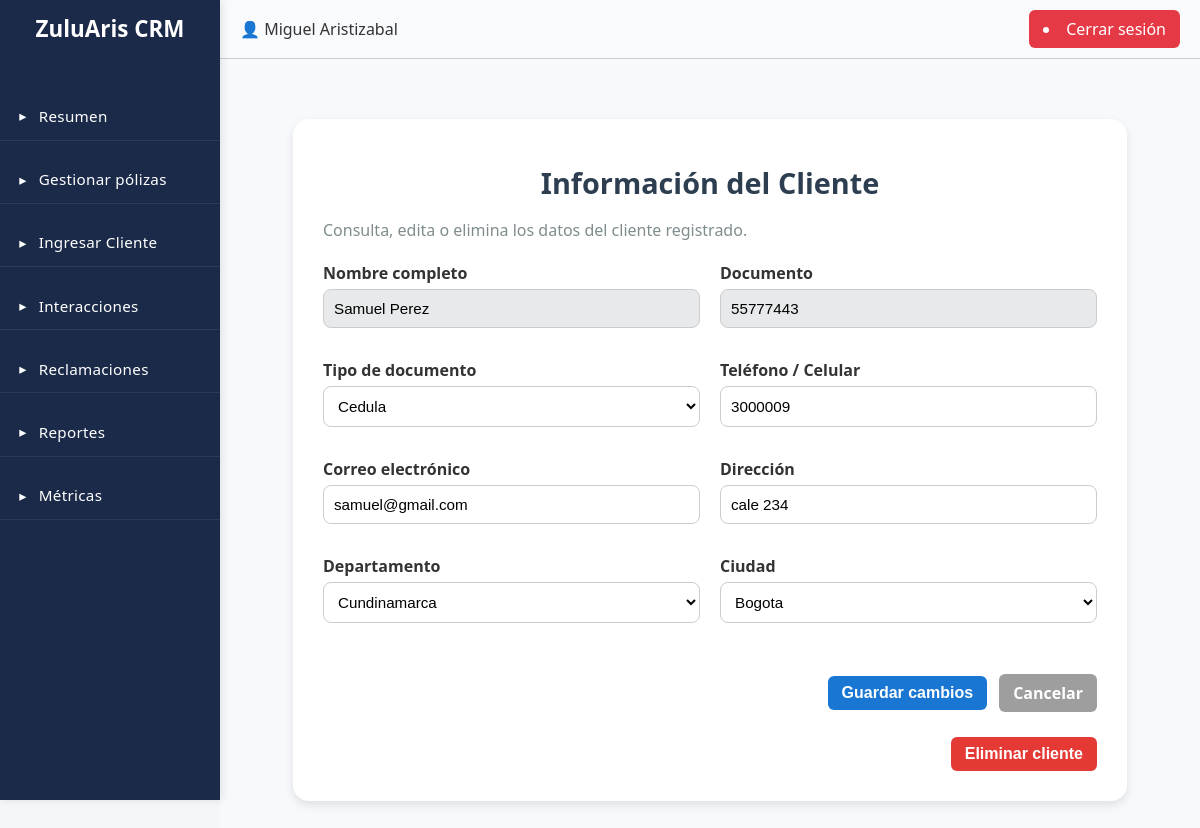
The page /clientes/55777443/ (signed in) on the database its author committed.
### CRM/models.py (models this page shows)
class Clientes(models.Model):
    dni = models.CharField(max_length=50, primary_key=True)
    id_tipo_dni = models.ForeignKey(Tipo_DNI, on_delete=models.CASCADE)
    nombre = models.CharField(max_length=200)
    direccion = models.CharField(max_length=200, blank=True, null=True)
    id_ciudad = models.ForeignKey(Ciudades, on_delete=models.CASCADE)
    telefono = models.CharField(max_length=50, blank=True, null=True)
    celular = models.CharField(max_length=50)
    correo = models.EmailField(blank=True, null=True)
    asesor = models.ForeignKey("Usuarios", on_delete=models.SET_NULL, null=True, blank=True, related_name="clientes")
    class Meta:
        db_table = "clientes"

class Tipo_DNI(models.Model):
    id = models.AutoField(primary_key=True)
    nombre = models.CharField(max_length=50, unique=True)
    class Meta:
        db_table = "Tipo_DNI"

class Departamentos(models.Model):
    id = models.AutoField(primary_key=True)
    descripcion = models.CharField(max_length=50, unique=True)
    class Meta:
        db_table = "departamentos"

class Ciudades(models.Model):
    id = models.AutoField(primary_key=True)
    descripcion = models.CharField(max_length=50, unique=True)
    id_departamento = models.ForeignKey(Departamentos, on_delete=models.CASCADE)
    class Meta:
        db_table = "ciudades"

### CRM/views.py (the view, shortened to what this page needs)
# urls.py: path('clientes/<str:dni>/', CRM.views.detalle_cliente, name='detalle_cliente'),
def detalle_cliente(request, dni):
    if not request.user.is_authenticated:
        messages.error(request, "Debes iniciar sesión.")
        return redirect("/login")
    try:
        asesor = Usuarios.objects.get(user=request.user)
    except Usuarios.DoesNotExist:
        messages.error(request, "Tu perfil no está asociado correctamente.")
        return redirect("/")
    cliente = get_object_or_404(Clientes, dni=dni, asesor__empresa=asesor.empresa)
    poliza = Polizas.objects.filter(dni_cliente=cliente).order_by("-fecha_inicio").first()
    tipos_dni = Tipo_DNI.objects.all()
    departamentos = Departamentos.objects.all()
    ciudades = Ciudades.objects.filter(id_departamento=cliente.id_ciudad.id_departamento)
    context = {
        "cliente": cliente,
        "poliza": poliza,
        "tipos_dni": tipos_dni,
        "departamentos": departamentos,
        "ciudades": ciudades,
    }
    return render(request, "cliente_detalle.html", context)

### CRM/templates/cliente_detalle.html (shortened to what this page needs)
{% extends 'layout_form_base.html' %}
{% load static %}
{% block form_content %}
<h2 class="titulo-seccion">Información del Cliente</h2>
<p class="descripcion-seccion">Consulta, edita o elimina los datos del cliente registrado.</p>
<form method="POST" class="panel-formulario">
    <div class="grupo-doble">
        <div class="form-group">
            <label for="nombre">Nombre completo</label>
            <input type="text" name="nombre" id="nombre"
                   value="{{ cliente.nombre }}" readonly
                   style="background-color: #e7e9ea;">
        </div>
        <div class="form-group">
            <label for="dni">Documento</label>
            <input type="text" name="dni" id="dni"
                   value="{{ cliente.dni }}" readonly
                   style="background-color: #e7e9ea;">
        </div>
    </div>
    <div class="grupo-doble">
        <div class="form-group">
            <label for="tipo_dni">Tipo de documento</label>
            <select name="tipo_dni" id="tipo_dni" required>
                {% for tipo in tipos_dni %}
                    <option value="{{ tipo.id }}"
                            {% if cliente.id_tipo_dni.id == tipo.id %}selected{% endif %}>
                        {{ tipo.nombre }}
                    </option>
                {% endfor %}
            </select>
        </div>
        <div class="form-group">
            <label for="telefono">Teléfono / Celular</label>
            <input type="text" name="telefono" id="telefono"
                   value="{{ cliente.celular }}">
        </div>
    </div>
    <div class="grupo-doble">
        <div class="form-group">
            <label for="correo">Correo electrónico</label>
            <input type="email" name="correo" id="correo"
                   value="{{ cliente.correo|default:'' }}">
        </div>
        <div class="form-group">
            <label for="direccion">Dirección</label>
            <input type="text" name="direccion" id="direccion"
                   value="{{ cliente.direccion|default:'' }}">
        </div>
    </div>
    <div class="grupo-doble">
        <div class="form-group">
            <label for="departamento">Departamento</label>
            <select name="departamento" id="departamento">
                {% for dep in departamentos %}
                    <option value="{{ dep.id }}"
                            {% if cliente.id_ciudad.id_departamento.id == dep.id %}selected{% endif %}>
                        {{ dep.descripcion }}
                    </option>
                {% endfor %}
            </select>
        </div>
        <div class="form-group">
            <label for="ciudad">Ciudad</label>
            <select name="ciudad" id="ciudad">
                {% for c in ciudades %}
                    <option value="{{ c.id }}"
                            {% if cliente.id_ciudad.id == c.id %}selected{% endif %}>
                        {{ c.descripcion }}
                    </option>
                {% endfor %}
            </select>
        </div>
    </div>
    <div class="acciones-formulario">
        <button type="submit" class="btn-guardar">Guardar cambios</button>
        <a href="{% url 'gestionar_clientes' %}" class="btn-cancelar">Cancelar</a>
    </div>
</form>
<form method="POST" action="{% url 'eliminar_cliente' cliente.dni %}"
      onsubmit="return confirm('¿Estás seguro de eliminar este cliente?')"
      class="form-eliminar">
    <div class="acciones-formulario eliminar">
        <button type="submit" class="btn-eliminar">Eliminar cliente</button>
    </div>
</form>
{% endblock %}

### CRM/templates/layout_panel.html (shortened to what this page needs)
{% load static %}
<!DOCTYPE html>
<html lang="es">
<head>
    {% load static %}
    <link rel="stylesheet" href="{% static 'styles/globalstyles.css' %}">
</head>
<body>
    <div class="container">
        <aside class="sidebar sidebar-admin">
            <div class="logo">ZuluAris CRM</div>
            <nav>
                <ul>
                    <li><a href="/resumen/">Resumen</a></li>
                    <li><a href="/gestionar/">Gestionar pólizas</a></li>
                    <li><a href="/client_form/">Ingresar Cliente</a></li>
                    <li><a href="/interacciones/">Interacciones</a></li>
                    <li><a href="/reclamaciones/">Reclamaciones</a></li>
                    <li><a href="/reportes/">Reportes</a></li>
                    <li><a href="{% url 'reportes_metricas' %}">Métricas</a></li>
                </ul>
            </nav>
        </aside>
        <main class="main-content">
            <header class="navbar">
                <div class="navbar-left">
                    <span class="user">👤 {{ request.user.first_name }} {{ request.user.last_name }}</span>
                </div>
                <div class="navbar-right">
                    <li class="btn-logout">
                        <a href="/logout/">Cerrar sesión</a>
                    </li>
                </div>
            </header>
            <section class="content">
                {% block content %}
                {% endblock %}
            </section>
        </main>
    </div>
</body>
</html>

### rows shown on the page
Clientes: nombre "Samuel Perez", dni "55777443", tipo_dni "Cedula", telefono "3000009", correo "samuel@gmail.com", direccion "cale 234", departamento "Cundinamarca", ciudad "Bogota"

### other values the page prints
{{ request.user.first_name }} "Miguel"
{{ request.user.last_name }} "Aristizabal"
